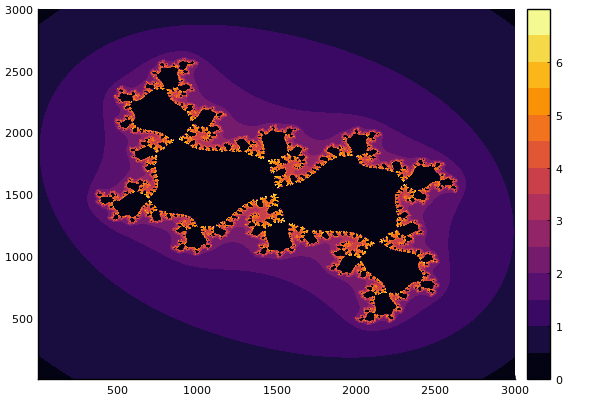

This figure's Julia source:
using Plots; pythonplot()
a = exp(im*(1+sqrt(5))/2)
R = 4
maxIter = 1000
xMin = -1.5
xMax = 1.5
yMin = -2
yMax = 1
step = 0.01
xNum = length(xMin:step:xMax)
yNum = length(yMin:step:yMax)
juliaColor = ones(xNum,yNum)
juliaSet = []
let offSet = 0
x = 1
for j in xMin:step:xMax
    y = 1
    for k in yMin:step:yMax
        p0 = j + im*k
        p = p0
        p_iter = 0
        for p_iter in 1:maxIter
            p = p^2 + a*p
            if abs(p) > R
                juliaColor[x,y] = p_iter
                break
            end
        end
        y += 1
    end
    x += 1
end
#contourf(juliaColor)
contour(log.(juliaColor),fill=true)
# plot!(yticks=yMin:.5:yMax, xticks=xMin:.5:yMax)
end
